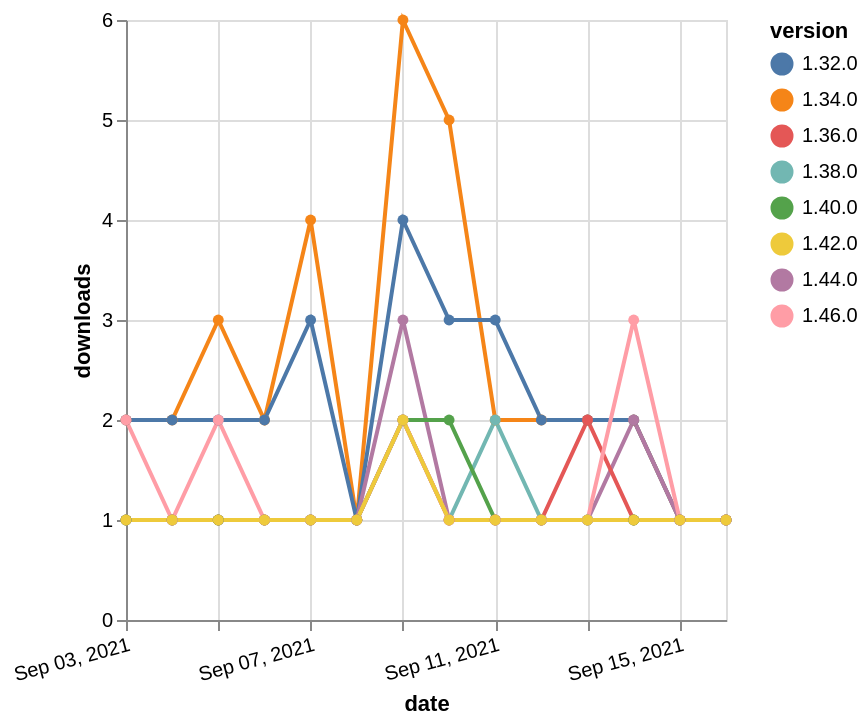

Specify this chart in Vega-Lite:
### Vega-Lite specification from a JSON file in a GitHub repository (floating-point values rounded to 4 significant figures)
{"$schema": "https://vega.github.io/schema/vega-lite/v5.json", "description": "A simple bar chart with embedded data.", "data": {"values": [{"date": "2021-09-03", "total": 2542, "delta": 2, "version": "1.34.0"}, {"date": "2021-09-04", "total": 2544, "delta": 2, "version": "1.34.0"}, {"date": "2021-09-05", "total": 2547, "delta": 3, "version": "1.34.0"}, {"date": "2021-09-06", "total": 2549, "delta": 2, "version": "1.34.0"}, {"date": "2021-09-07", "total": 2553, "delta": 4, "version": "1.34.0"}, {"date": "2021-09-08", "total": 2554, "delta": 1, "version": "1.34.0"}, {"date": "2021-09-09", "total": 2560, "delta": 6, "version": "1.34.0"}, {"date": "2021-09-10", "total": 2565, "delta": 5, "version": "1.34.0"}, {"date": "2021-09-11", "total": 2567, "delta": 2, "version": "1.34.0"}, {"date": "2021-09-12", "total": 2569, "delta": 2, "version": "1.34.0"}, {"date": "2021-09-13", "total": 2571, "delta": 2, "version": "1.34.0"}, {"date": "2021-09-14", "total": 2573, "delta": 2, "version": "1.34.0"}, {"date": "2021-09-15", "total": 2574, "delta": 1, "version": "1.34.0"}, {"date": "2021-09-16", "total": 2575, "delta": 1, "version": "1.34.0"}, {"date": "2021-09-03", "total": 2370, "delta": 2, "version": "1.32.0"}, {"date": "2021-09-04", "total": 2372, "delta": 2, "version": "1.32.0"}, {"date": "2021-09-05", "total": 2374, "delta": 2, "version": "1.32.0"}, {"date": "2021-09-06", "total": 2376, "delta": 2, "version": "1.32.0"}, {"date": "2021-09-07", "total": 2379, "delta": 3, "version": "1.32.0"}, {"date": "2021-09-08", "total": 2380, "delta": 1, "version": "1.32.0"}, {"date": "2021-09-09", "total": 2384, "delta": 4, "version": "1.32.0"}, {"date": "2021-09-10", "total": 2387, "delta": 3, "version": "1.32.0"}, {"date": "2021-09-11", "total": 2390, "delta": 3, "version": "1.32.0"}, {"date": "2021-09-12", "total": 2392, "delta": 2, "version": "1.32.0"}, {"date": "2021-09-13", "total": 2394, "delta": 2, "version": "1.32.0"}, {"date": "2021-09-14", "total": 2396, "delta": 2, "version": "1.32.0"}, {"date": "2021-09-15", "total": 2397, "delta": 1, "version": "1.32.0"}, {"date": "2021-09-16", "total": 2398, "delta": 1, "version": "1.32.0"}, {"date": "2021-09-03", "total": 187, "delta": 1, "version": "1.44.0"}, {"date": "2021-09-04", "total": 188, "delta": 1, "version": "1.44.0"}, {"date": "2021-09-05", "total": 189, "delta": 1, "version": "1.44.0"}, {"date": "2021-09-06", "total": 190, "delta": 1, "version": "1.44.0"}, {"date": "2021-09-07", "total": 191, "delta": 1, "version": "1.44.0"}, {"date": "2021-09-08", "total": 192, "delta": 1, "version": "1.44.0"}, {"date": "2021-09-09", "total": 195, "delta": 3, "version": "1.44.0"}, {"date": "2021-09-10", "total": 196, "delta": 1, "version": "1.44.0"}, {"date": "2021-09-11", "total": 197, "delta": 1, "version": "1.44.0"}, {"date": "2021-09-12", "total": 198, "delta": 1, "version": "1.44.0"}, {"date": "2021-09-13", "total": 199, "delta": 1, "version": "1.44.0"}, {"date": "2021-09-14", "total": 201, "delta": 2, "version": "1.44.0"}, {"date": "2021-09-15", "total": 202, "delta": 1, "version": "1.44.0"}, {"date": "2021-09-16", "total": 203, "delta": 1, "version": "1.44.0"}, {"date": "2021-09-03", "total": 201, "delta": 1, "version": "1.38.0"}, {"date": "2021-09-04", "total": 202, "delta": 1, "version": "1.38.0"}, {"date": "2021-09-05", "total": 203, "delta": 1, "version": "1.38.0"}, {"date": "2021-09-06", "total": 204, "delta": 1, "version": "1.38.0"}, {"date": "2021-09-07", "total": 205, "delta": 1, "version": "1.38.0"}, {"date": "2021-09-08", "total": 206, "delta": 1, "version": "1.38.0"}, {"date": "2021-09-09", "total": 208, "delta": 2, "version": "1.38.0"}, {"date": "2021-09-10", "total": 209, "delta": 1, "version": "1.38.0"}, {"date": "2021-09-11", "total": 211, "delta": 2, "version": "1.38.0"}, {"date": "2021-09-12", "total": 212, "delta": 1, "version": "1.38.0"}, {"date": "2021-09-13", "total": 213, "delta": 1, "version": "1.38.0"}, {"date": "2021-09-14", "total": 214, "delta": 1, "version": "1.38.0"}, {"date": "2021-09-15", "total": 215, "delta": 1, "version": "1.38.0"}, {"date": "2021-09-16", "total": 216, "delta": 1, "version": "1.38.0"}, {"date": "2021-09-03", "total": 257, "delta": 1, "version": "1.36.0"}, {"date": "2021-09-04", "total": 258, "delta": 1, "version": "1.36.0"}, {"date": "2021-09-05", "total": 259, "delta": 1, "version": "1.36.0"}, {"date": "2021-09-06", "total": 260, "delta": 1, "version": "1.36.0"}, {"date": "2021-09-07", "total": 261, "delta": 1, "version": "1.36.0"}, {"date": "2021-09-08", "total": 262, "delta": 1, "version": "1.36.0"}, {"date": "2021-09-09", "total": 264, "delta": 2, "version": "1.36.0"}, {"date": "2021-09-10", "total": 265, "delta": 1, "version": "1.36.0"}, {"date": "2021-09-11", "total": 266, "delta": 1, "version": "1.36.0"}, {"date": "2021-09-12", "total": 267, "delta": 1, "version": "1.36.0"}, {"date": "2021-09-13", "total": 269, "delta": 2, "version": "1.36.0"}, {"date": "2021-09-14", "total": 270, "delta": 1, "version": "1.36.0"}, {"date": "2021-09-15", "total": 271, "delta": 1, "version": "1.36.0"}, {"date": "2021-09-16", "total": 272, "delta": 1, "version": "1.36.0"}, {"date": "2021-09-03", "total": 195, "delta": 1, "version": "1.40.0"}, {"date": "2021-09-04", "total": 196, "delta": 1, "version": "1.40.0"}, {"date": "2021-09-05", "total": 197, "delta": 1, "version": "1.40.0"}, {"date": "2021-09-06", "total": 198, "delta": 1, "version": "1.40.0"}, {"date": "2021-09-07", "total": 199, "delta": 1, "version": "1.40.0"}, {"date": "2021-09-08", "total": 200, "delta": 1, "version": "1.40.0"}, {"date": "2021-09-09", "total": 202, "delta": 2, "version": "1.40.0"}, {"date": "2021-09-10", "total": 204, "delta": 2, "version": "1.40.0"}, {"date": "2021-09-11", "total": 205, "delta": 1, "version": "1.40.0"}, {"date": "2021-09-12", "total": 206, "delta": 1, "version": "1.40.0"}, {"date": "2021-09-13", "total": 207, "delta": 1, "version": "1.40.0"}, {"date": "2021-09-14", "total": 208, "delta": 1, "version": "1.40.0"}, {"date": "2021-09-15", "total": 209, "delta": 1, "version": "1.40.0"}, {"date": "2021-09-16", "total": 210, "delta": 1, "version": "1.40.0"}, {"date": "2021-09-03", "total": 125, "delta": 2, "version": "1.46.0"}, {"date": "2021-09-04", "total": 126, "delta": 1, "version": "1.46.0"}, {"date": "2021-09-05", "total": 128, "delta": 2, "version": "1.46.0"}, {"date": "2021-09-06", "total": 129, "delta": 1, "version": "1.46.0"}, {"date": "2021-09-07", "total": 130, "delta": 1, "version": "1.46.0"}, {"date": "2021-09-08", "total": 131, "delta": 1, "version": "1.46.0"}, {"date": "2021-09-09", "total": 133, "delta": 2, "version": "1.46.0"}, {"date": "2021-09-10", "total": 134, "delta": 1, "version": "1.46.0"}, {"date": "2021-09-11", "total": 135, "delta": 1, "version": "1.46.0"}, {"date": "2021-09-12", "total": 136, "delta": 1, "version": "1.46.0"}, {"date": "2021-09-13", "total": 137, "delta": 1, "version": "1.46.0"}, {"date": "2021-09-14", "total": 140, "delta": 3, "version": "1.46.0"}, {"date": "2021-09-15", "total": 141, "delta": 1, "version": "1.46.0"}, {"date": "2021-09-16", "total": 142, "delta": 1, "version": "1.46.0"}, {"date": "2021-09-03", "total": 164, "delta": 1, "version": "1.42.0"}, {"date": "2021-09-04", "total": 165, "delta": 1, "version": "1.42.0"}, {"date": "2021-09-05", "total": 166, "delta": 1, "version": "1.42.0"}, {"date": "2021-09-06", "total": 167, "delta": 1, "version": "1.42.0"}, {"date": "2021-09-07", "total": 168, "delta": 1, "version": "1.42.0"}, {"date": "2021-09-08", "total": 169, "delta": 1, "version": "1.42.0"}, {"date": "2021-09-09", "total": 171, "delta": 2, "version": "1.42.0"}, {"date": "2021-09-10", "total": 172, "delta": 1, "version": "1.42.0"}, {"date": "2021-09-11", "total": 173, "delta": 1, "version": "1.42.0"}, {"date": "2021-09-12", "total": 174, "delta": 1, "version": "1.42.0"}, {"date": "2021-09-13", "total": 175, "delta": 1, "version": "1.42.0"}, {"date": "2021-09-14", "total": 176, "delta": 1, "version": "1.42.0"}, {"date": "2021-09-15", "total": 177, "delta": 1, "version": "1.42.0"}, {"date": "2021-09-16", "total": 178, "delta": 1, "version": "1.42.0"}]}, "width": "container", "mark": {"type": "line", "point": {"filled": true}}, "encoding": {"x": {"field": "date", "type": "temporal", "timeUnit": "yearmonthdate", "title": "date", "axis": {"labelAngle": -15}}, "y": {"field": "delta", "type": "quantitative", "title": "downloads"}, "color": {"field": "version", "type": "nominal"}, "tooltip": {"field": "delta"}}}
